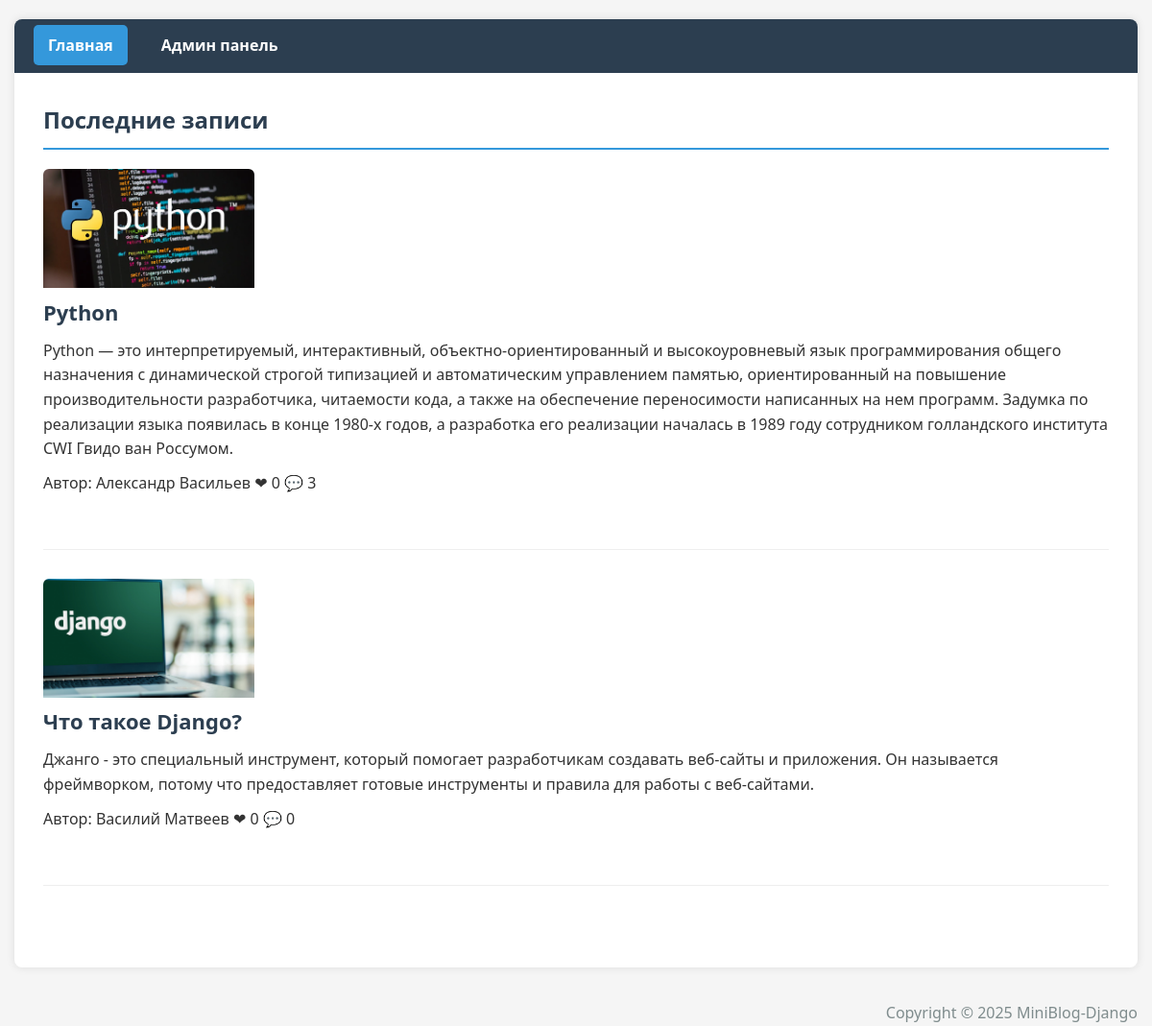
The page / on the database its author committed.
### blog/models.py (models this page shows, shortened)
class Post(models.Model):
    title = models.CharField('Заголовок записи', max_length=100)
    description = models.TextField('Текст записи')
    author = models.CharField('Имя автора', max_length=100)
    date = models.DateField('Дата публикации')
    img = models.ImageField('Изображение', upload_to='image/%Y')
    class Meta:
        verbose_name = 'Запись'
        verbose_name_plural = 'Записи'

### blog/views.py (the view)
# urls.py: urlpatterns = [path('', views.PostView.as_view()),
class PostView(View):
    def get(self, request):
        posts = Post.objects.all()
        return render(request, 'blog/blog.html', {'post_list': posts})

### templates/blog/blog.html (shortened to what this page needs)
{% load static %}
<!DOCTYPE html>
<html lang="ru">
<head>
    <link rel="stylesheet" href="{% static 'css/style.css' %}" type="text/css" media="all" />
</head>
<body>
<div class="shell">
    <div class="border">
        <div id="navigation">
            <ul>
                <li><a href="/" class="active">Главная</a></li>
                <li><a href="/admin">Админ панель</a></li>
            </ul>
        </div>
        <div id="main">
            <div id="content" class="left">
                <div class="projects">
                    <h3>Последние записи</h3>
                    {% for post in post_list %}
                    <div class="item">
                        <div class="image left">
                            <a href="{{ post.id }}">
                                <img src="{{ post.img.url }}" alt="{{ post.title }}" />
                            </a>
                        </div>
                        <div class="text left">
                            <h4><a href="{{ post.id }}">{{ post.title }}</a></h4>
                            <p>{{ post.description }}</p>
                            <p class="post-meta">
                                <span class="author">Автор: {{ post.author }}</span>
                                <span class="likes">❤ {{ post.likes_set.all.count }}</span>
                                <span class="comments">💬 {{ post.comments_set.all.count }}</span>
                            </p>
                        </div>
                        <div class="cl">&nbsp;</div>
                    </div>
                    {% empty %}
                    <div class="no-posts">
                        <p>Нет доступных записей.</p>
                    </div>
                    {% endfor %}
                </div>
            </div>
            <div class="cl">&nbsp;</div>
        </div>
    </div>
    <div id="footer">
        <p class="copy right">Copyright &copy; {% now "Y" %} MiniBlog-Django</p>
    </div>
</div>
</body>
</html>

### static/css/style.css (style rules this page uses)
* { margin: 0; padding: 0; box-sizing: border-box; font-family: 'Segoe UI', Tahoma, Geneva, Verdana, sans-serif; }
body { background-color: #f5f5f5; line-height: 1.6; color: #333; }
.shell { width: 100%; max-width: 1200px; margin: 0 auto; padding: 0 15px; }
.border { background-color: #fff; border-radius: 8px; box-shadow: 0 0 10px rgba(0, 0, 0, 0.1); margin: 20px 0; overflow: hidden; }
#navigation { background-color: #2c3e50; padding: 15px 0; }
#navigation ul { list-style: none; display: flex; padding: 0 20px; }
#navigation li { margin-right: 20px; }
#navigation a { color: #fff; text-decoration: none; font-weight: 600; font-size: 16px; padding: 10px 15px; border-radius: 5px; transition: background-color 0.3s; }
#navigation a:hover, #navigation a.active { background-color: #3498db; }
#main { padding: 30px; }
#content { width: 100%; }
.left { float: left; }
.right { float: right; }
.cl { clear: both; }
.projects h3 { font-size: 24px; margin-bottom: 20px; padding-bottom: 10px; border-bottom: 2px solid #3498db; color: #2c3e50; }
.item { margin-bottom: 30px; padding-bottom: 20px; border-bottom: 1px solid #eee; }
.image { width: 220px; margin-right: 20px; overflow: hidden; border-radius: 6px; }
.image img { width: 100%; height: auto; transition: transform 0.3s; }
.text h4 { margin-bottom: 10px; }
.text h4 a { color: #2c3e50; text-decoration: none; font-size: 22px; transition: color 0.3s; }
.text p { margin-bottom: 10px; font-size: 16px; }
#footer { text-align: center; padding: 15px 0; margin-top: 20px; color: #7f8c8d; }

### rows shown on the page
Post: img (picture), title "Python", description "Python — это интерпретируемый, интерактивный, объектно-ориентированный и высокоуровневый язык программирования общего назначения c динамической строгой типизацией и автоматическим управлением памятью, ориентированный на повышение производительности разработчика, читаемости кода, а также на обеспечение переносимости написанных на нем программ. Задумка по реализации языка появилась в конце 1980-х годов, а разработка его реализации началась в 1989 году сотрудником голландского института CWI Гвидо ван Россумом.", author "Александр Васильев", likes_set.all.count "0", comments_set.all.count "3"
Post: img (picture), title "Что такое Django?", description "Джанго - это специальный инструмент, который помогает разработчикам создавать веб-сайты и приложения. Он называется фреймворком, потому что предоставляет готовые инструменты и правила для работы с веб-сайтами.", author "Василий Матвеев", likes_set.all.count "0", comments_set.all.count "0"
